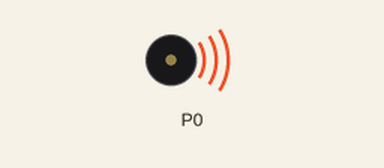
This program was run on a simulated BBC micro:bit (MakeCode). On the bench: buzzer (waves = sounding).

Above: at 0.05 s.
Timing chart, 0 to 3.0 s (numbered marks = the images above):
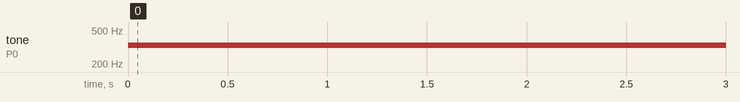

The program:

main.ts
```typescript
basic.forever(function () {
    music.setVolume(255)
    music.play(music.stringPlayable("E E E G G G G C5 ", 500), music.PlaybackMode.LoopingInBackground)
    for (let index = 0; index < 19; index++) {
        music.setVolume(255)
    }
})
```

test.ts
```typescript
// テストはここに来ます。このパッケージが拡張機能として使用されるときにはコンパイルされません。
```

Measured:
- by itself, tone on P0: silent → 330 Hz at 0.00 s
